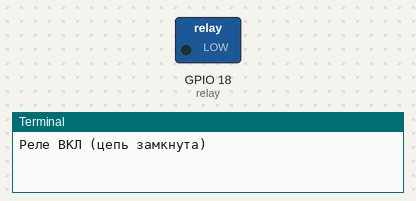
A program run on a simulated Raspberry Pi (BCM pin numbers). Parts: switched loads named in the program (green lamp = pin HIGH), the last lines printed to the terminal.

Above: at 1.0 s.
At 3.0 s:
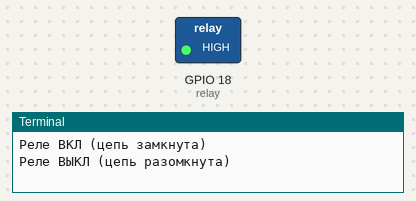
Timing chart, 0 to 5.2 s (numbered marks = the images above):
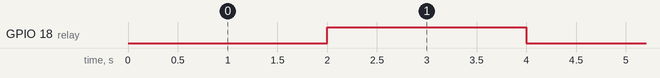

Measured:
- by itself, GPIO 18 (relay): alternates HIGH for 2.0 s and LOW for 2.0 s

The program:

relay.py
```python
import time
import board
import digitalio

# Инициализация пина GPIO18 как выход для управления реле
relay = digitalio.DigitalInOut(board.D18)
relay.direction = digitalio.Direction.OUTPUT

# Некоторые модули реле активируются при LOW (инверсная логика)
# Для таких модулей используйте False для включения, True для выключения

try:
    while True:
        print("Реле ВКЛ (цепь замкнута)")
        relay.value = False  # активное низкое (LOW) - для многих модулей
        time.sleep(2)

        print("Реле ВЫКЛ (цепь разомкнута)")
        relay.value = True   # неактивное (HIGH)
        time.sleep(2)

        # Если ваш модуль имеет прямую логику (активация HIGH),
        # замените строки выше на:
        # relay.value = True   # активное высокое (HIGH)
        # relay.value = False  # неактивное (LOW)

except KeyboardInterrupt:
    print("\nПрограмма завершена.")
    # Отключаем реле перед выходом (безопасное состояние)
    relay.value = True
```
